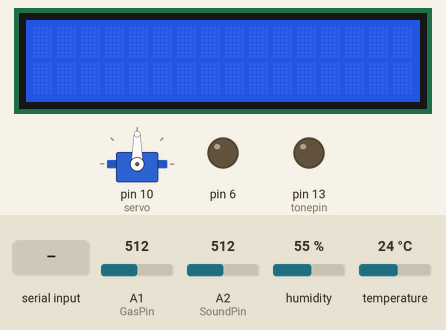
A sketch run on a simulated Arduino Uno, built with avr-gcc and run on an emulated ATmega328P. On the bench: servo, 16×2 character LCD, output pins drawn as LEDs (lit = HIGH). Inputs (shaded band) come from the test bench; at power-on: A1 (GasPin) = 512, A2 (SoundPin) = 512, humidity 55 %, temperature 24 °C. What the sketch prints to the serial monitor is not drawn.

Above: at 1.2 s.
1.3 s: "5\n" received over the second serial link
At 2.8 s:
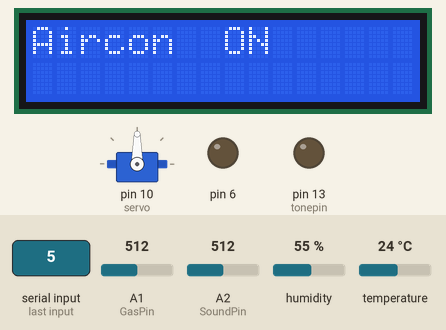
3.6 s: "5\n" received over the second serial link
At 4.8 s:
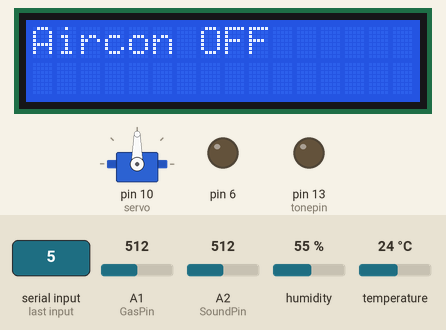
5.7 s: "90,45\n" received over the second serial link
At 9.9 s:
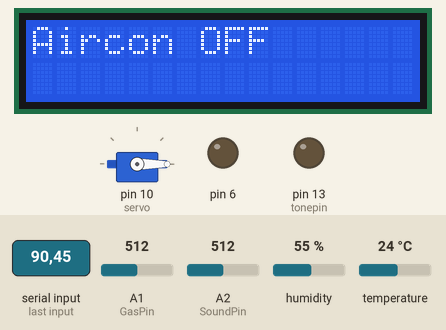
Timing chart, 0 to 25.5 s (numbered marks = the images above; inputs shaded):
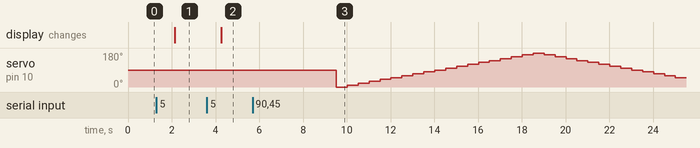

The sketch:

arduino_final_test.ino
```cpp
#include <Adafruit_Sensor.h>    // dht 라이브러리 오류 방지용
#include <DHT.h> // DHT라이브러리 포함
#include <LiquidCrystal.h>
#include <SoftwareSerial.h>
#include <Servo.h>

#define BT_RXD 7
#define BT_TXD 8
SoftwareSerial bluetooth(BT_RXD, BT_TXD);

byte buffer[1024];  // 데이터 수신 버퍼
int bufferPosition;   // 시리얼 모니터 초기화

Servo servo;

int GasPin = A1;  // MQ7 일산화탄소 센서 데이터 핀 A1 에 연결
int dhtPin = A0; // DHT11 온습도 센서 데이터 핀 A0 에 연결
int SoundPin = A2;  // LM393 소리감지 센서 데이터 핀 A2 에 연결

DHT dht(dhtPin,DHT11);

const int rs = 12, en = 11, d4 = 5, d5 = 4, d6 = 3, d7 = 2;
LiquidCrystal lcd(rs, en, d4, d5, d6, d7);

int temp_alarm = 0;   // 온도 경고 변수
int humi_alarm = 0;   // 습도 경고 변수
int gas_threshold = 65;   // 가스 경고 판단 변수

bool isDangerGas = false;  // 가스 판단?
bool isBabyCry = false;  // 소리 감지 울음 판단?


//Speaker
//음계 설정
#define NOTE_C5  523   //do
#define NOTE_D5  587   //re
#define NOTE_E5  659   //mi
#define NOTE_F5  698   //pa
#define NOTE_G5  784   //sol
#define NOTE_A5  880   //la
#define NOTE_B5  988   //si
#define NOTE_C6  1047  //do

int tonepin = 13;

//3bears
int melody_3bears[] = {
NOTE_C5,NOTE_C5,NOTE_C5,NOTE_C5,NOTE_C5,               //?????
NOTE_E5,NOTE_G5,NOTE_G5,NOTE_E5,NOTE_C5,               //?????
NOTE_G5,NOTE_G5,NOTE_E5,NOTE_G5,NOTE_G5,NOTE_E5,       //??????
NOTE_C5,NOTE_C5,NOTE_C5,                               //???
NOTE_G5,NOTE_G5,NOTE_E5,NOTE_C5,                       //????
NOTE_G5,NOTE_G5,NOTE_G5,                               //???
NOTE_G5,NOTE_G5,NOTE_E5,NOTE_C5,                       //????
NOTE_G5,NOTE_G5,NOTE_G5,                               //???
NOTE_G5,NOTE_G5,NOTE_E5,NOTE_C5,                       //????
NOTE_G5,NOTE_G5,NOTE_G5,NOTE_A5,NOTE_G5,               //?????
NOTE_C6,NOTE_G5,NOTE_C6,NOTE_G5,                       //????
NOTE_E5,NOTE_D5,NOTE_C5                                //???
};
int tempo_3bears[]={
4,8,8,4,4,
4,8,8,4,4,
8,8,4,8,8,4,
4,4,2,
4,4,4,4,
4,4,2,
4,4,4,4,
4,4,2,
4,4,4,4,
8,8,8,8,2,
4,4,4,4,
4,4,2
};

//school bell
int melody_school[]={
NOTE_G5, NOTE_G5, NOTE_A5, NOTE_A5, NOTE_G5, NOTE_G5, NOTE_E5,   //???????
NOTE_G5, NOTE_G5, NOTE_E5, NOTE_E5, NOTE_D5,                     //?????
NOTE_G5, NOTE_G5, NOTE_A5, NOTE_A5, NOTE_G5, NOTE_G5, NOTE_E5,   //???????
NOTE_G5, NOTE_E5, NOTE_D5, NOTE_E5,NOTE_C5                      //?????
};

int tempo_school[]={
  4, 4, 4, 4, 4, 4, 4,
  4, 4, 4, 4, 4,
  4, 4, 4, 4, 4, 4, 4,
  4, 4, 4, 4, 4
  };


//무드등, 에어컨, 가습기 온오프?
bool isOnLight = false;
bool isOnAir = false;
bool isOnHumi = false;


void setup() {
  Serial.begin(9600);
  bluetooth.begin(9600);
  bufferPosition = 0;

  dht.begin();
  pinMode(6, OUTPUT);
  servo.attach(10);
  pinMode(tonepin, OUTPUT);

  pinMode(GasPin, INPUT);
  pinMode(SoundPin, INPUT);
  lcd.begin(16, 2);
}


void loop() {

  int val = 0;


  int temp = dht.readTemperature();  // 온도값 저장
  int humi = dht.readHumidity();  // 습도값 저장
  int gas = analogRead(GasPin);  // 가스값 저장
  int sound = analogRead(SoundPin);

  /* each value means
   * 1. 곰세마리
   * 2. 학교종
   * 3. 무드등 ->8
   * 4. 모빌 ->4    모터는 언제 끌건지 결정해야 합니다
   * 5. LCD 에어컨
   * 6. LCD 가습기
   */

  if (bluetooth.available()) {
    Serial.println("BLUETOOTH IS ON!!!!!!!!!!!!");
    byte data = bluetooth.read();
    val = data - 48;

//play the music
if(val == 1){ //곰세마리 음악 재생
  for (int i = 0; i < 19; i++) {
    int Durations = 1000/tempo_3bears[i];    // calculate sound length
    tone(tonepin, melody_3bears[i], Durations);
    int pauseBetweenNotes = Durations *1.3 ;
    delay(pauseBetweenNotes);
    noTone(tonepin);
  }
}
else if(val==2){  //학교 종이 땡땡땡 음악 재생
  for (int i = 0; i < 24; i++) {
    int Durations = 1000/tempo_school[i];    // calculate sound length
    tone(tonepin, melody_school[i], Durations);
    int pauseBetweenNotes = Durations *1.3 ;
    delay(pauseBetweenNotes);
    noTone(tonepin);
  }
}
else if(val==3){//무드등
  if(isOnLight==false){
    analogWrite(6, 255);
    isOnLight=true;
  }
  else{
    analogWrite(6, 0);
    isOnLight=false;
  }
}else if(val==4){ //모빌
  for(int angle = 0; angle<180; angle+=10){
    servo.write(angle);
    delay(500);
  }
  for(int angle = 180; angle>0; angle-=10){
    servo.write(angle);
    delay(500);
  }
}
else if(val==5){//에어컨
  lcd.setCursor(0,0);
  if(isOnAir==false){
    lcd.print("Aircon  ON");
    isOnAir=true;
  }
  else{
    lcd.print("Aircon OFF");
    isOnAir=false;
  }
}
else if(val==6){//가습기
  lcd.setCursor(0,1);
  if(isOnHumi==false){
    lcd.print("Humi  ON");
    isOnHumi=true;
  }
  else{
    lcd.print("Humi OFF");
    isOnHumi=false;
  }
}
  }

  // 센서 (온습도, 가스, 사운드) 측정
  Serial.print("temp: ");
  Serial.println(temp);
  //Serial.print(" , ");
  Serial.print("humi: ");
  Serial.println(humi);
  Serial.print("gas: ");
  Serial.println(gas);
  //Serial.print(" , ");
  Serial.print("sound: ");
  Serial.println(sound);


  // 온습도 판별 value 값 의미
  /* 1. 적정
   * 2. 주의
   * 3. 위험
   */
   /*
  // 온도 판별
  if(temp<22 || temp>30 ){  // [온도] 22 미만 30 초과  : 3. 위험
    temp_alarm=3;
    }
    else if(temp<24 || temp>28){   // [온도]  22~24 || 28~30  : 2. 주의
    temp_alarm=2;
    }
    else{   // [온도]  24~28 : 1. 적정
      temp_alarm=1;
      }
   Serial.print(" temp_alarm:");
   Serial.println(temp_alarm);

  // 습도 판별
  if(humi<45 || humi>70){  // [습도] 45 미만 70 초과  : 3.위험
    humi_alarm=3;
    }
    else if(humi<50 || humi>60){   // [습도] 45~50 || 60~70  : 2.주의
      humi_alarm=2;
    }
    else{   // [습도] 50~60  : 1.적정
      humi_alarm=1;
      }
   Serial.print("humi_alarm: ");
   Serial.println(humi_alarm);
      */
  // 가스 판별
  if(gas > gas_threshold){
    isDangerGas = true;
    Serial.println("In Danger Of GAS!!!!");  // 위험
    gas = 1;
  }
  else{
    isDangerGas = false;
    Serial.println("In Safe of GAS~");   // 안전
    gas=0;
  }

  // 소리 감지

  if (sound > 43){
    isBabyCry = true;
    Serial.println("Baby Crying!");
    sound = 0;
  }
  else{
    isBabyCry = false;
    Serial.println("Baby Fine!");
    sound = 1;
  }

  // LCD
  lcd.setCursor(0,0);
  delay(1000);

  if(Serial.available()){
    bluetooth.write(Serial.read());
    bluetooth.println(temp);  //온도
    bluetooth.println(humi);  //습도
    bluetooth.println(gas);   //0/1
    bluetooth.println(sound); //0/1
    Serial.println("BLUETOOTH CONNECTED!!!!!!!!!!!!");

    }
}
```

Measured:
- after the input at 1.3 s, the display: changes after 0.84 s (image 1)
- after the input at 3.6 s, the display: changes after 0.65 s (image 2)
- after the input at 5.7 s, servo on pin 10 (servo): 90° → 0° after 3.8 s, → 10° 0.50 s later, → 20° 0.50 s later, → 30° 0.50 s later, … (32 changes in this stretch)
